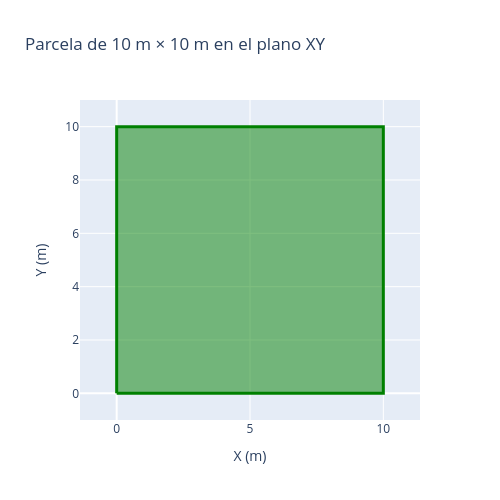

Notebook code cell kept with this figure:
### Markdown cell above
**Actividad:**

1. Representa en el plano $XY$ una parcela de **10 m × 10 m** en GeoGebra.

### Code cell
import plotly.graph_objects as go

# Crear los vértices de la parcela (cuadrado de 10x10 m)
x = [0, 10, 10, 0, 0]
y = [0, 0, 10, 10, 0]

fig_parcela = go.Figure()

# Dibujar el contorno de la parcela
fig_parcela.add_trace(go.Scatter(
    x=x, y=y, mode='lines', fill='toself',
    line=dict(color='green', width=3),
    name='Parcela 10x10 m'
))

# Configurar el diseño
fig_parcela.update_layout(
    title='Parcela de 10 m × 10 m en el plano XY',
    xaxis_title='X (m)',
    yaxis_title='Y (m)',
    xaxis=dict(range=[-1, 11], scaleanchor="y", scaleratio=1),
    yaxis=dict(range=[-1, 11]),
    width=500, height=500,
    showlegend=False
)

fig_parcela.show()

### Figure 1 — Plotly figure (JSON) as saved in the notebook; plotly's stock layout.template omitted (floating-point values rounded to 4 significant figures)
{"data": [{"fill": "toself", "line": {"color": "green", "width": 3}, "mode": "lines", "name": "Parcela 10x10 m", "type": "scatter", "x": [0, 10, 10, 0, 0], "y": [0, 0, 10, 10, 0]}], "layout": {"height": 500, "showlegend": false, "title": {"text": "Parcela de 10 m × 10 m en el plano XY"}, "width": 500, "xaxis": {"range": [-1, 11], "scaleanchor": "y", "scaleratio": 1, "title": {"text": "X (m)"}}, "yaxis": {"range": [-1, 11], "title": {"text": "Y (m)"}}}}
